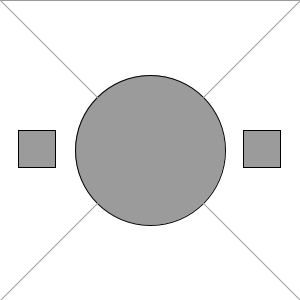
Frame 1 (no input)
Frame 2 (the mouse pressed at the canvas centre, redrawn once): identical to frame 1, image omitted

The Processing sketch that drew this single still picture (run headless with seeded random() and noise(); the mouse was pressed at the canvas centre and the sketch redrawn once):

// Processing sketch: Ejercicio_4
// ── Ejercicio_4.pde
void setup(){
 size(300, 300);

}

void draw(){
  background(255);
  fill(155,155,155);
  ellipse(width/2,height/2,width/2,height/2);
  stroke(155,155,155);
  line(0,0,width,height);
  line(0,height,width,0);
  line(0,0,width,0);
  stroke(0);
  rect(0+(width/16),height/2.3,width/8,height/8);
  rect(0+(width/1.23),height/2.3,width/8,height/8);
  

  noLoop();
}
